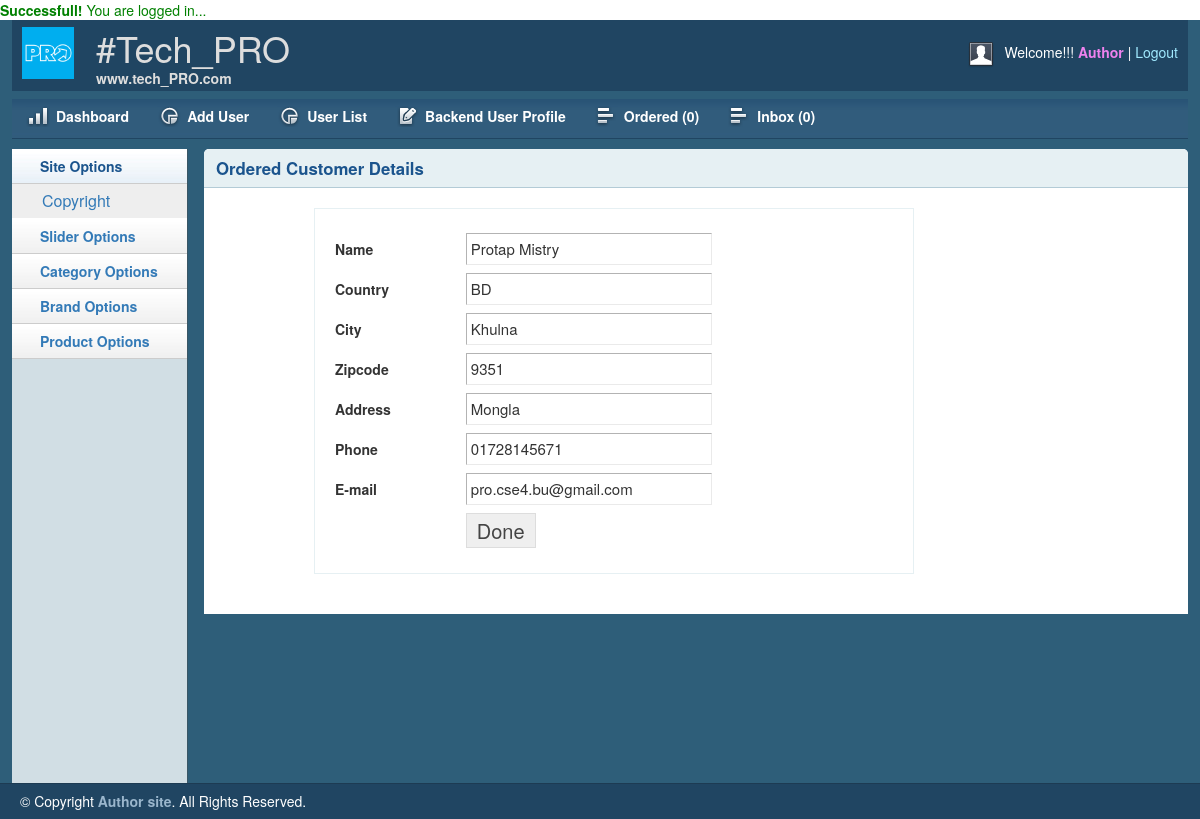
Page /admin/customer_details.php?customer_id=1 (signed in) on the committed database.
### tables this page shows
CREATE TABLE `customer` (
  `id` int(11) NOT NULL,
  `customerName` varchar(255) NOT NULL,
  `country` varchar(255) NOT NULL,
  `city` varchar(255) NOT NULL,
  `zipcode` varchar(255) NOT NULL,
  `address` text NOT NULL,
  `phone` varchar(255) NOT NULL,
  `email` varchar(255) NOT NULL,
  `password` varchar(255) NOT NULL
);

### helper/format.php (called while the page is built, shortened)
<?php
  $filepath= realpath(dirname(__FILE__));
  include_once $filepath.'/../database/db.php';
  class Format
  {
    public function getCustomerById($id)
    {
      $sql= "select * from customer where id= :id limit 1";
      $query= databaseClass::ourPrepareMethod($sql);
      $query->bindValue(':id', $id);
      $query->execute();
      $result= $query->fetch(PDO::FETCH_OBJ);
      return $result;
    }
  }
?>

### database/db.php (called while the page is built, shortened)
<?php
	class databaseClass
	{
		private static $pdo;
		public static function dbConnection()
		{
			if(!isset(self::$pdo))
			{
				try{
					self::$pdo= new PDO('mysql: host='.db_host.'; dbname='.db_name, db_user, db_pass);
				}
				catch(PDOException $e){
					echo $e->getMessage();
				}
			}
			return self::$pdo;
		}
		public static function ourPrepareMethod($sql)
		{
			return self::dbConnection()->prepare($sql);
		}
	}
?>

### admin/customer_details.php (the view, shortened to what this page needs)
<?php
    include 'include/header.php';
    include 'include/sidebar.php';
?>
<?php
    if(!isset($_GET['customer_id']) || $_GET['customer_id']== null){
        echo "<script> window.location= 'order_details.php'; </script>";
    }
    else
    {
        $customer_id= $_GET['customer_id'];
    }
?>
    <div class="grid_10">
        <div class="box round first grid">
            <h2>Ordered Customer Details</h2>
           <div class="block copyblock">
             <form action="" method="POST">
                <?php
                    $format= new Format();
                    $ordered_customer= $format->getCustomerById($customer_id);
                    if($ordered_customer){
                ?>
                <table class="form">
                    <tr>
                        <td>
                            <label>Name</label>
                        </td>
                        <td>
                            <input readonly="" type="text" value="<?php echo $ordered_customer->customerName; ?>" class="medium" />
                        </td>
                    </tr>
                    <tr>
                       <td>
                            <label>Country</label>
                        </td>
                        <td>
                            <input readonly="" type="text" value="<?php echo $ordered_customer->country; ?>" class="medium" />
                        </td>
                    </tr>
                    <tr>
                       <td>
                            <label>City</label>
                        </td>
                        <td>
                            <input readonly="" type="text" value="<?php echo $ordered_customer->city; ?>" class="medium" />
                        </td>
                    </tr>
                    <tr>
                       <td>
                            <label>Zipcode</label>
                        </td>
                        <td>
                            <input readonly="" type="text" value="<?php echo $ordered_customer->zipcode; ?>" class="medium" />
                        </td>
                    </tr>
                    <tr>
                       <td>
                            <label>Address</label>
                        </td>
                        <td>
                            <input readonly="" type="text" value="<?php echo $ordered_customer->address; ?>" class="medium" />
                        </td>
                    </tr>
                    <tr>
                       <td>
                            <label>Phone</label>
                        </td>
                        <td>
                            <input readonly="" type="text" value="<?php echo $ordered_customer->phone; ?>" class="medium" />
                        </td>
                    </tr>
                    <tr>
                        <td>
                            <label>E-mail</label>
                        </td>
                        <td>
                            <input readonly="" type="text" value="<?php echo $ordered_customer->email; ?>" class="medium" />
                        </td>
                    </tr>
                    <tr>
                        <td></td>
                        <td>
                            <input readonly="" type="submit" name="submit" Value="Done" />
                        </td>
                    </tr>
                </table>
                <?php } ?>
                </form>
            </div>
        </div>
    </div>
<?php include 'include/footer.php'; ?>

### admin/css/text.css (style rules this page uses)
body { font: 13px/1.5 Tahoma, Helvetica, Arial, 'Liberation Sans', FreeSans, sans-serif; }
h2 { font-size: 23px; }
p, dl, hr, h1, h2, h3, h4, h5, h6, ol, ul, pre, table, address, fieldset { margin-bottom: 20px; }

### admin/css/grid.css (style rules this page uses)
.grid_1, .grid_2, .grid_3, .grid_4, .grid_5, .grid_6, .grid_7, .grid_8, .grid_9, .grid_10, .grid_11, .grid_12, .grid_13, .grid_14, .grid_15, .grid_16 { display: inline; float: left; margin-left: 1%; margin-right: 1%; }
.container_12 .grid_10 { width: 81.333%; }

### admin/css/layout.css (style rules this page uses)
body { background: #fff none repeat scroll 0 0; color: #444; font-size: 14px; padding: 0; }
h1, h2, h3, h4, h5, h6 { line-height:1.2em; margin-bottom:.3em; }
h2 { margin-top:1em; }
.box { background:#fff; margin-bottom:20px; padding:10px 10px 10px 10px; margin-left:-8px; }
.box.grid { padding-bottom:40px; }
.box.round { -moz-border-radius: 5px 5px 0px 0px; -webkit-border-radius: 5px 5px 0px 0px; border-radius: 5px 5px 0px 0px; }
.box h2 { font-size:1.2em; font-weight:bold; color:#1B548D; background:#E6F0F3; margin:-10px -10px 0 -10px; padding:10px 12px; border-bottom:1px solid #B3CBD6; -moz-border-radius: 5px 5px 0px 0px; -webkit-border-radius: 5px 5px 0px 0px; border-radius: 5px 5px 0px 0px; }
.box.first { min-height: 406px; }
.block { padding-top:20px; }
.copyblock { border: 1px solid #e6f0f3; line-height: 32px; margin-left: 100px; margin-top: 20px; padding-left: 20px; width: 600px; }
table.form { width:100%; }
table.form td { padding:4px 0px; }
table.form label { font-weight:bold; }
table.form input, table.form select { font-size: 15px; padding: 4px 4px 5px 4px; border-top: 1px solid #b3b3b3; border-left: 1px solid #b3b3b3; border-right: 1px solid #eaeaea; border-bottom: 1px solid #eaeaea; }
table.form input[type="submit"] { border: 1px solid #ddd; color: #444; cursor: pointer; font-size: 20px; padding: 2px 10px; }
input.medium { width: 55%; }
.block { padding-bottom:1px; }

### rows in the picture
customer: customerName "Protap Mistry", country "BD", city "Khulna", zipcode "9351", address "Mongla", phone "01728145671", email "pro.cse4.bu@gmail.com"

### other values in the picture
$loginmsg "Successfull! You are logged in..."
$name "Author"
